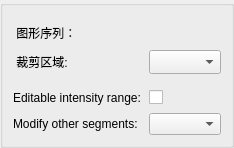
      <widget class="QGroupBox" name="MaskingGroupBox">
       <property name="sizePolicy">
        <sizepolicy hsizetype="Preferred" vsizetype="Preferred">
         <horstretch>0</horstretch>
         <verstretch>0</verstretch>
        </sizepolicy>
       </property>
       <property name="minimumSize">
        <size>
         <width>0</width>
         <height>0</height>
        </size>
       </property>
       <property name="maximumSize">
        <size>
         <width>620</width>
         <height>16777215</height>
        </size>
       </property>
       <property name="styleSheet">
        <string notr="true">font: 12pt &quot;Microsoft YaHei&quot;;</string>
       </property>
       <property name="title">
        <string/>
       </property>
       <property name="collapsed" stdset="0">
        <bool>false</bool>
       </property>
       <layout class="QFormLayout" name="formLayout">
        <property name="horizontalSpacing">
         <number>8</number>
        </property>
        <property name="verticalSpacing">
         <number>8</number>
        </property>
        <property name="leftMargin">
         <number>10</number>
        </property>
        <property name="topMargin">
         <number>10</number>
        </property>
        <property name="rightMargin">
         <number>10</number>
        </property>
        <property name="bottomMargin">
         <number>10</number>
        </property>
        <item row="0" column="0" colspan="2">
         <layout class="QHBoxLayout" name="horizontalLayout_7"/>
        </item>
        <item row="2" column="1">
         <widget class="QComboBox" name="MaskModeComboBox">
          <property name="styleSheet">
           <string notr="true"/>
          </property>
          <property name="sizeAdjustPolicy">
           <enum>QComboBox::AdjustToMinimumContentsLengthWithIcon</enum>
          </property>
         </widget>
        </item>
        <item row="3" column="0" colspan="2">
         <widget class="QWidget" name="MaskWidgetLayout" native="true">
          <layout class="QHBoxLayout" name="horizontalLayout_8" stretch="10">
           <property name="spacing">
            <number>0</number>
           </property>
           <property name="leftMargin">
            <number>0</number>
           </property>
           <property name="topMargin">
            <number>0</number>
           </property>
           <property name="rightMargin">
            <number>0</number>
           </property>
           <property name="bottomMargin">
            <number>0</number>
           </property>
           <item>
            <widget class="ctkRangeWidget" name="MasterVolumeIntensityMaskRangeWidget" native="true">
             <property name="minimumSize">
              <size>
               <width>0</width>
               <height>0</height>
              </size>
             </property>
             <property name="singleStep" stdset="0">
              <double>0.010000000000000</double>
             </property>
            </widget>
           </item>
          </layout>
         </widget>
        </item>
        <item row="4" column="0">
         <widget class="QLabel" name="MasterVolumeIntensityMaskRangeLabel">
          <property name="text">
           <string>Editable intensity range:</string>
          </property>
         </widget>
        </item>
        <item row="4" column="1">
         <widget class="ctkCheckBox" name="MasterVolumeIntensityMaskCheckBox">
          <property name="toolTip">
           <string/>
          </property>
          <property name="styleSheet">
           <string notr="true"/>
          </property>
         </widget>
        </item>
        <item row="5" column="0">
         <widget class="QLabel" name="OverwriteModeLabel">
          <property name="toolTip">
           <string/>
          </property>
          <property name="text">
           <string>Modify other segments:</string>
          </property>
         </widget>
        </item>
        <item row="5" column="1">
         <widget class="QComboBox" name="OverwriteModeComboBox">
          <property name="toolTip">
           <string/>
          </property>
          <property name="styleSheet">
           <string notr="true"/>
          </property>
          <property name="sizeAdjustPolicy">
           <enum>QComboBox::AdjustToContents</enum>
          </property>
         </widget>
        </item>
        <item row="2" column="0">
         <widget class="QLabel" name="MaskModeLabel">
          <property name="text">
           <string> 裁剪区域:</string>
          </property>
         </widget>
        </item>
        <item row="1" column="0">
         <widget class="QLabel" name="MasterVolumeNodeLabel">
          <property name="styleSheet">
           <string notr="true">QLabel{
	font: 12pt &quot;Microsoft YaHei&quot;;
}</string>
          </property>
          <property name="text">
           <string> 图形序列：</string>
          </property>
         </widget>
        </item>
        <item row="1" column="1">
         <widget class="qMRMLNodeComboBox" name="MasterVolumeNodeComboBox" native="true">
          <property name="styleSheet">
           <string notr="true">QComboBox{
	font: 12pt &quot;SimHei&quot;;
}</string>
          </property>
          <property name="nodeTypes" stdset="0">
           <stringlist>
            <string>vtkMRMLScalarVolumeNode</string>
           </stringlist>
          </property>
          <property name="hideChildNodeTypes" stdset="0">
           <stringlist>
            <string>vtkMRMLSegmentationNode</string>
           </stringlist>
          </property>
          <property name="noneEnabled" stdset="0">
           <bool>true</bool>
          </property>
          <property name="addEnabled" stdset="0">
           <bool>false</bool>
          </property>
          <property name="renameEnabled" stdset="0">
           <bool>true</bool>
          </property>
          <property name="noneDisplay" stdset="0">
           <string>请加载数据</string>
          </property>
         </widget>
        </item>
       </layout>
      </widget>
